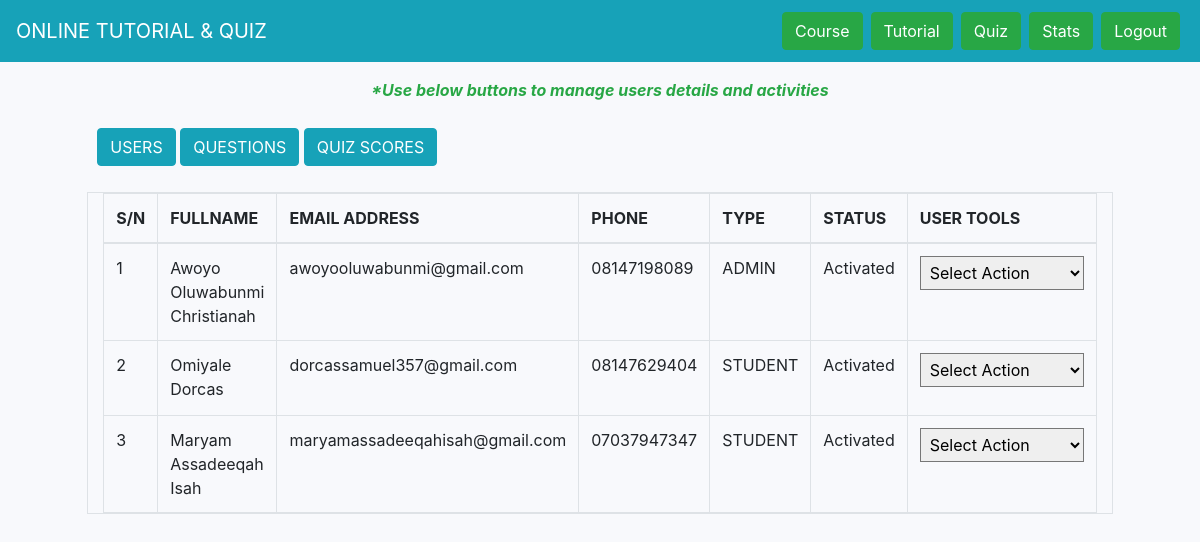
The page /dashboard.php?p=stats (signed in) on the database its author committed.
### tables this page shows
CREATE TABLE `register` (
  `id` int(11) NOT NULL,
  `fullname` varchar(100) NOT NULL,
  `email` varchar(100) NOT NULL,
  `phone` varchar(100) NOT NULL,
  `password` varchar(255) NOT NULL,
  `usertype` varchar(100) NOT NULL DEFAULT 'student',
  `date` timestamp NOT NULL DEFAULT current_timestamp(),
  `status` varchar(100) NOT NULL DEFAULT 'activated'
);

### view/stats.php (the view, shortened to what this page needs)
<div class="cateogry">
    <p class="text-center text-success font-italic font-weight-bold">
        *Use below buttons to manage users details and activities
    </p>
    <div class="item" id="item">
        <div class="item-link-container" id="item-link-container">
                <a href="?p=stats" class="btn btn-info">USERS</a>
                <a class="btn btn-info p-link" name="p-link" id="questions">QUESTIONS</a>
                <a class="btn btn-info p-link" name="p-link" id="quiz-scores">QUIZ SCORES</a>
        </div>
        <div class="show-item mt-3" id="show-item">
        <?php
            $uQuery = mysqli_query($conn, "SELECT * FROM register");
            if (!$uQuery) {
                die("FAILED TO FETCH USERS ".mysqli_error($conn));
            }else if(mysqli_num_rows($uQuery) > 0){
                echo '
                    <table class="table table-bordered table-responsive container">
                    <thead>
                        <tr>
                            <th>S/N</th>
                            <th>FULLNAME</th>
                            <th>EMAIL ADDRESS</th>
                            <th>PHONE </th>
                            <th>TYPE</th>
                            <th>STATUS</th>
                            <th>USER TOOLS</th>
                        </tr>
                    </thead>
                    <tbody>
                ';
                $sn = 1;
                while ($row = mysqli_fetch_assoc($uQuery)) {
                    $id = $row['id'];
                    $fullname = ucwords($row['fullname']);
                    $email = $row['email'];
                    $phone = $row['phone'];
                    $type = strtoupper($row['usertype']);
                    $status = ucwords($row['status']);
                    echo "
                    <tr>
                        <td>$sn </td>
                        <td>$fullname</td>
                        <td>$email</td>
                        <td>$phone </td>
                        <td>$type</td>
                        <td>$status</td>
                        <td>
                            <div class='form-group'>
                                <select name='user-tools' id='$id' class='user-tools'>
                                    <option value='' disabled selected>Select Action</option>
                                    <option value='role'>Change Role</option>
                                    <option value='toggleActivation'>Toggle Activation</option>
                                </select>
                            </div>
                        </td>
                   </tr>
                    ";
                    $sn++;
                }
                echo ' </tbody>
                </table>';
            }else{
                echo "<span class='text-primary'>NO REGISTER ACCOUNT ON THIS SYSTEMp</span>";
            }
        ?>
    </div>
    </div>

### rows shown on the page
register: fullname "Awoyo Oluwabunmi Christianah", email "awoyooluwabunmi@gmail.com", phone "08147198089", usertype "ADMIN", status "Activated"
register: fullname "Omiyale Dorcas", email "dorcassamuel357@gmail.com", phone "08147629404", usertype "STUDENT", status "Activated"
register: fullname "Maryam Assadeeqah Isah", email "maryamassadeeqahisah@gmail.com", phone "07037947347", usertype "STUDENT", status "Activated"
